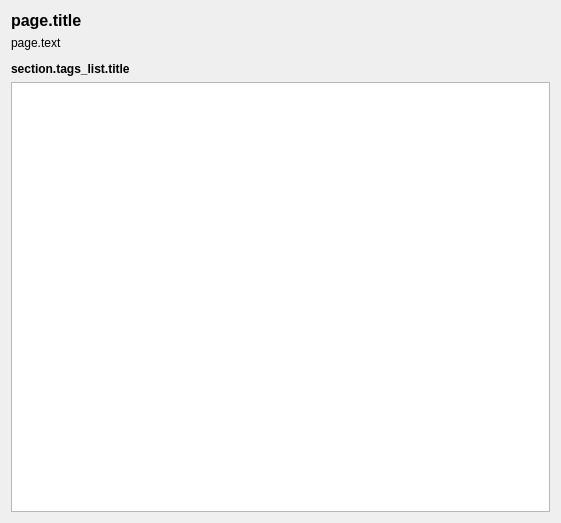
<?xml version="1.0" encoding="UTF-8"?>
<ui version="4.0">
 <class>KeepOnlyTagsOptionsPage</class>
 <widget class="QWidget" name="KeepOnlyTagsOptionsPage">
  <property name="geometry">
   <rect>
    <x>0</x>
    <y>0</y>
    <width>561</width>
    <height>523</height>
   </rect>
  </property>
  <property name="minimumSize">
   <size>
    <width>0</width>
    <height>0</height>
   </size>
  </property>
  <property name="contextMenuPolicy">
   <enum>Qt::DefaultContextMenu</enum>
  </property>
  <property name="windowTitle">
   <string>form.title</string>
  </property>
  <layout class="QVBoxLayout" name="verticalLayout">
   <property name="sizeConstraint">
    <enum>QLayout::SetDefaultConstraint</enum>
   </property>
   <item>
    <widget class="QLabel" name="page_title">
     <property name="font">
      <font>
       <pointsize>12</pointsize>
       <weight>75</weight>
       <bold>true</bold>
      </font>
     </property>
     <property name="text">
      <string>page.title</string>
     </property>
    </widget>
   </item>
   <item>
    <widget class="QLabel" name="page_text">
     <property name="sizePolicy">
      <sizepolicy hsizetype="Preferred" vsizetype="Preferred">
       <horstretch>0</horstretch>
       <verstretch>0</verstretch>
      </sizepolicy>
     </property>
     <property name="text">
      <string>page.text</string>
     </property>
     <property name="textFormat">
      <enum>Qt::MarkdownText</enum>
     </property>
     <property name="alignment">
      <set>Qt::AlignLeading|Qt::AlignLeft|Qt::AlignTop</set>
     </property>
     <property name="wordWrap">
      <bool>true</bool>
     </property>
    </widget>
   </item>
   <item>
    <spacer name="verticalSpacer">
     <property name="orientation">
      <enum>Qt::Vertical</enum>
     </property>
     <property name="sizeType">
      <enum>QSizePolicy::Fixed</enum>
     </property>
     <property name="sizeHint" stdset="0">
      <size>
       <width>20</width>
       <height>6</height>
      </size>
     </property>
    </spacer>
   </item>
   <item>
    <widget class="QLabel" name="tags_list_title">
     <property name="font">
      <font>
       <weight>75</weight>
       <bold>true</bold>
      </font>
     </property>
     <property name="text">
      <string>section.tags_list.title</string>
     </property>
    </widget>
   </item>
   <item>
    <widget class="QPlainTextEdit" name="tags_list_text">
     <property name="plainText">
      <string notr="true"/>
     </property>
     <property name="placeholderText">
      <string>section.tags_list.placeholder</string>
     </property>
    </widget>
   </item>
  </layout>
 </widget>
 <resources/>
 <connections/>
</ui>
